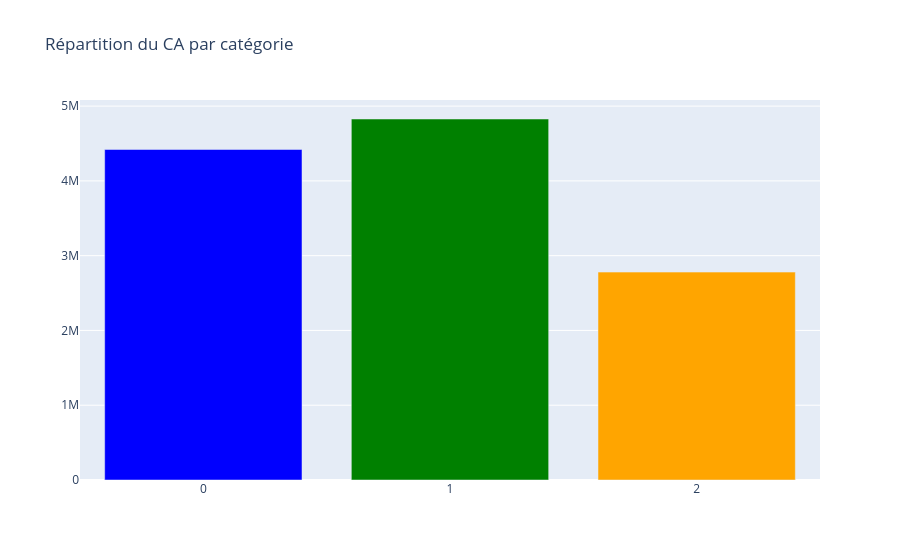

Here is the notebook cell this chart was saved with:
### Code cell
fig = go.Figure()
fig.add_trace(go.Bar(
    x=ca_categorie['categ'], 
    y=ca_categorie['price'],
    name='CA par catégories',
    marker_color=['blue', 'green', 'orange']
))
# mise en forme
fig.update_layout(
    title_text='Répartition du CA par catégorie',
    xaxis=dict(type='category')
)

fig.show()

### Figure 1 — Plotly figure (JSON) as saved in the notebook; plotly's stock layout.template omitted (floating-point values rounded to 4 significant figures)
{"data": [{"marker": {"color": ["blue", "green", "orange"]}, "name": "CA par catégories", "type": "bar", "x": [0, 1, 2], "y": [4420000.0, 4828000.0, 2780000.0]}], "layout": {"title": {"text": "Répartition du CA par catégorie"}, "xaxis": {"type": "category"}}}
